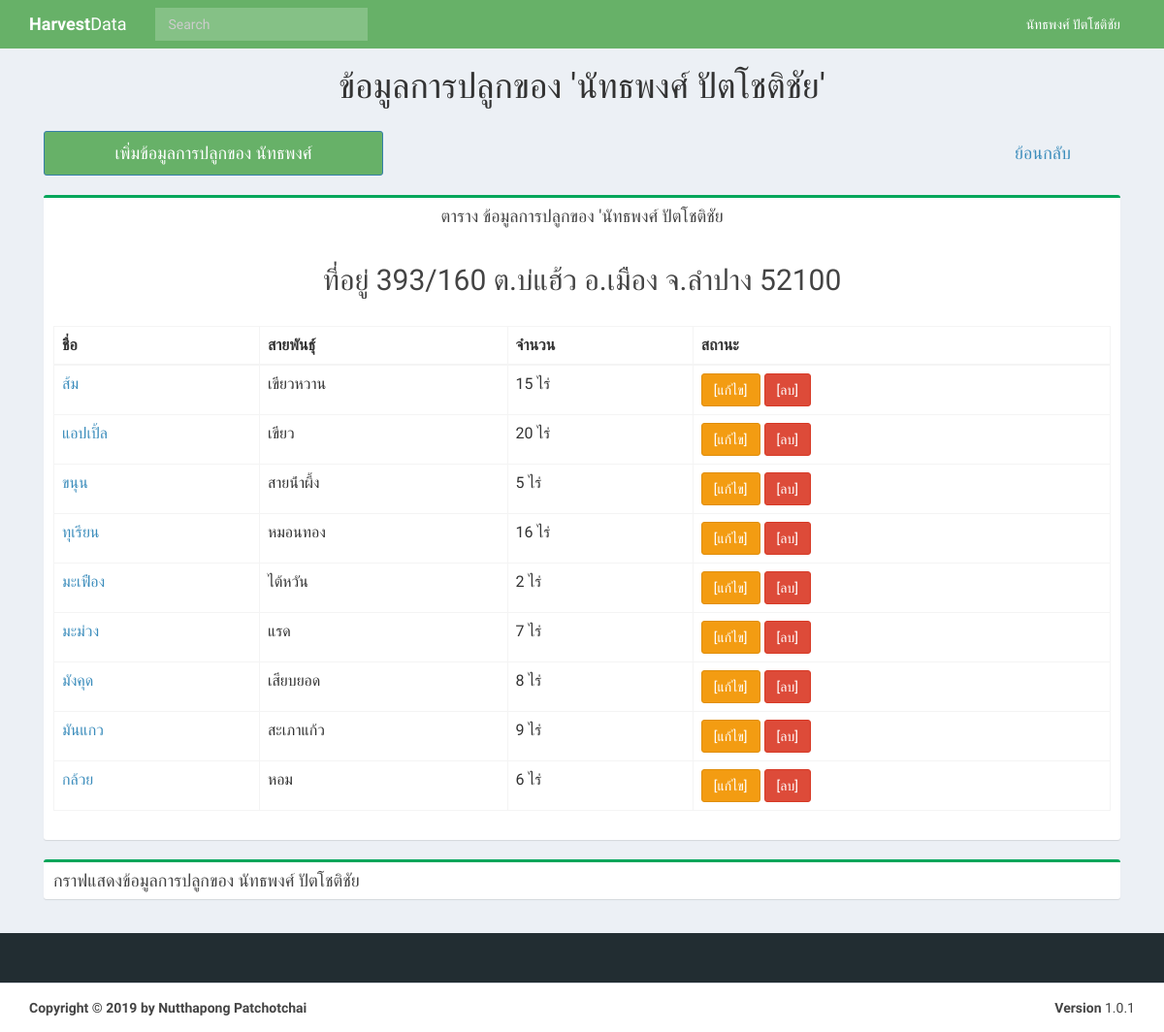
The page /farmer/85/ (signed in) on the database its author committed.
### Farmer/models.py (models this page shows, shortened)
class Farmer(models.Model):
    User_id = models.ForeignKey(User, on_delete=models.CASCADE)
    name = models.CharField(max_length=100, default='')
    lastname = models.CharField(max_length=100, default='')
    age = models.IntegerField(default='')
    address = models.TextField(max_length=500, default='')
    tel = models.CharField(max_length=100, default='')

class Plant(models.Model):
    User_id = models.ForeignKey(User, on_delete=models.CASCADE, default='')
    fruit_name = models.ForeignKey(Fruit, on_delete=models.CASCADE, default='')
    fruit_breed = models.CharField(max_length=100, default='')
    scale = models.IntegerField(default='')
    Farmer_id = models.ForeignKey(Farmer, on_delete=models.CASCADE)

class Fruit(models.Model):
    fruit_name = models.CharField(max_length=50, default='')
    class Meta:
        ordering = ["id"]
    def __str__(self):
        return self.fruit_name

### Farmer/views.py (the view)
# urls.py: path('farmer/<int:Farmer_id>/', farmer_views.ViewData.ViewPlant, name='viewFarmer'),
    @login_required
    def ViewPlant(request, Farmer_id):
        viewfarmers = Farmer.objects.filter(User_id=request.user)
        viewfarmer = Farmer.objects.get(id=Farmer_id)
        if request.user.id == viewfarmer.User_id.id or request.user.is_staff or request.user.is_superuser:
            viewplant = Plant.objects.filter(Farmer_id=Farmer_id)
            query = request.GET.get("q")
            if query:
                viewplant = viewplant.filter(
                    Q(fruit_name__fruit_name__icontains=query) |
                    Q(fruit_breed__icontains=query)
                ).distinct()
            viewplantpage = {
                'viewFarmer': viewfarmers,
                'viewplant': viewplant,
                'viewfarmer': viewfarmer,
            }
            return render(request, 'Farmer/ViewPlant.html', viewplantpage)
        else:
            return redirect('/')

### Farmer/templates/Farmer/ViewPlant.html (shortened to what this page needs)
{% extends "Farmer/base.html" %}
{% load static %}
{% block content %}
    <section class="content-header">
        <center><h1>
         <span> ข้อมูลการปลูกของ '{{ viewfarmer.name }}   {{ viewfarmer.lastname}}'</span>
        </h1></center>
    </section>
    <section class="content">
<div class="row" >
    <div class="col-md-4">
<a type="button" class="btn btn-block btn-primary btn-lg" href="{% url 'createPlant' viewfarmer.id user.id %}" style="background-color: #67b168;">เพิ่มข้อมูลการปลูกของ {{ viewfarmer.name }}</a>
    </div>
    <div class="col-md-6">
    </div>
    <div class="col-md-2">
        <a type="button" class="btn btn-block btn-light btn-lg right" href="{% url 'index' %}" >ย้อนกลับ</a>
    </div>
</div>
    <br>
      <div class="row">
        <div class="col-md-12">
            <div class="box box-success">
                <div class="box-header">
               <center> <h3 class="box-title">ตาราง ข้อมูลการปลูกของ '{{ viewfarmer.name }}   {{ viewfarmer.lastname}}</h3> </center>
                    <center> <br><h2>ที่อยู่ {{ viewfarmer.address }}</h2> </center>
                </div>
            <div class="box-body">
              <div id="example2_wrapper" class="dataTables_wrapper form-inline dt-bootstrap"><div class="row"><div class="col-sm-6"></div><div class="col-sm-6"></div></div><div class="row"><div class="col-sm-12"><table id="example2" class="table table-bordered table-hover dataTable" role="grid" aria-describedby="example2_info">
                <thead>
                <tr role="row">
                    <th class="sorting_asc" tabindex="0" aria-controls="example2" rowspan="1" colspan="1" aria-sort="ascending" aria-label="Rendering engine: activate to sort column descending">ชื่อ</th>
                    <th class="sorting" tabindex="0" aria-controls="example2" rowspan="1" colspan="1" aria-label="Browser: activate to sort column ascending">สายพันธุ์</th>
                    <th class="sorting" tabindex="0" aria-controls="example2" rowspan="1" colspan="1" aria-label="Platform(s): activate to sort column ascending">จำนวน</th>
                    <th class="sorting" tabindex="0" aria-controls="example2" rowspan="1" colspan="1" aria-label="CSS grade: activate to sort column ascending">สถานะ</th></tr>
                </thead>
                <tbody>
                {% for VP in viewplant %}
                <tr role="row" class="odd">
                  <td class="sorting_1"><a type="button" href="{% url 'viewHarvest' VP.Farmer_id_id VP.id  %}">{{ VP.fruit_name }}</a></td>
                    <td>{{ VP.fruit_breed }}</td>
                    <td>{{ VP.scale }} ไร่</td>
                  <td>
                      <a type="button" class="btn btn-warning" href="{% url 'editPlant' VP.Farmer_id_id VP.id %}">[แก้ไข]</a>
                      <a type="button" class="btn btn-danger" href="{% url 'deletePlant' VP.Farmer_id_id VP.id %}">[ลบ]</a>
                  </td>
                </tr>
                {% endfor %}
                </tbody>
              </table></div></div>
                </div>
            </div>
            </div>
        </div>
      <div>
                    <div class="col-md-12">
            <div class="box box-success">
                <div class="box-header">
                <h3 class="box-title">กราฟแสดงข้อมูลการปลูกของ {{ viewfarmer.name }} {{ viewfarmer.lastname }}</h3>
                </div>
            </div>
      </div>
      </div>
      </div>
          </div>
{% endblock %}

### Farmer/templates/Farmer/base.html (shortened to what this page needs)
{% load static %}
<html style="height: auto; min-height: 100%;"><head>
  <link rel="stylesheet" href="{% static 'Farmer/css/bootstrap.min.css' %}">
  <link rel="stylesheet" href="{% static 'Farmer/css/font-awesome.min.css' %}">
  <link rel="stylesheet" href="{% static 'Farmer/css/ionicons.min.css' %}">
  <link rel="stylesheet" href="{% static 'Farmer/css/AdminLTE.min.css' %}">
  <link rel="stylesheet" href="{% static 'Farmer/css/skins/_all-skins.css'%}">
</head>
<body class="skin-blue layout-top-nav" style="height: auto; min-height: 100%;">
<div class="wrapper" style="height: auto; min-height: 100%;">
  <header class="main-header"  >
    <nav class="navbar navbar-static-top" style="background-color: #67b168;">
      <div class="container">
        <div class="navbar-header">
          <a href="{% url 'index' %}" class="navbar-brand"><b>Harvest</b>Data</a>
        </div>
        <div class="collapse navbar-collapse pull-left" id="navbar-collapse">
          <form class="navbar-form navbar-left" role="search" method="GET">
            <div class="form-group">
              <input type="text" class="form-control" id="navbar-search-input" placeholder="Search" name="q" value='{{ request.get.q }}'>
            </div>
          </form>
        </div>
        <div class="navbar-custom-menu" >
          <ul class="nav navbar-nav">
            <li class="dropdown user user-menu" >
              <a href="#" class="dropdown-toggle" data-toggle="dropdown">
                <span class="hidden-xs" ><span>{{  user.first_name }}</span>  <span>{{user.last_name}}</span></span>
              </a>
            </li>
          </ul>
        </div>
      </div>
    </nav>
  </header>
  <div class="content-wrapper" style="min-height: 781px;">
    <div class="container">
      <section class="content>
          {% block content %}
    {% endblock %}
    </div>
  </div>
  <footer class="main-footer">
    <div class="container">
      <div class="pull-right hidden-xs">
        <b>Version</b> 1.0.1
      </div>
      <strong>Copyright © 2019 by Nutthapong Patchotchai</strong>
    </div>
  </footer>
</body></html>

### Farmer/static/Farmer/css/skins/_all-skins.css (style rules this page uses)
.skin-blue .main-header .navbar { background-color: #3c8dbc; }
.skin-blue .main-header .navbar .nav > li > a { color: #ffffff; }
.skin-blue .wrapper, .skin-blue .main-sidebar, .skin-blue .left-side { background-color: #222d32; }

### rows shown on the page
Farmer: name "นัทธพงศ์", lastname "ปัตโชติชัย", address "393/160 ต.บ่แฮ้ว อ.เมือง จ.ลำปาง 52100"
Plant: fruit_name "ส้ม", fruit_breed "เขียวหวาน", scale "15"
Plant: fruit_name "แอปเปิ้ล", fruit_breed "เขียว", scale "20"
Plant: fruit_name "ขนุน", fruit_breed "สายน้ําผึ้ง", scale "5"
Plant: fruit_name "ทุเรียน", fruit_breed "หมอนทอง", scale "16"
Plant: fruit_name "มะเฟือง", fruit_breed "ไต้หวัน", scale "2"
Plant: fruit_name "มะม่วง", fruit_breed "แรด", scale "7"
Plant: fruit_name "มังคุด", fruit_breed "เสียบยอด", scale "8"
Plant: fruit_name "มันแกว", fruit_breed "สะเภาแก้ว", scale "9"
Plant: fruit_name "กล้วย", fruit_breed "หอม", scale "6"

### other values the page prints
{{ user.first_name }} "นัทธพงศ์"
{{ user.last_name }} "ปัตโชติชัย"
